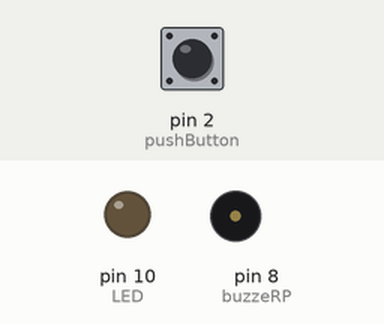
This sketch was run on a simulated Arduino Uno, built with avr-gcc and run on an emulated ATmega328P. Parts: output pins drawn as LEDs (lit = HIGH), buzzer (waves = sounding, pin HIGH). Inputs (shaded band) come from the test bench; at power-on: pin 2 (pushButton) HIGH.

Above: at 1.2 s.
1.3 s: pin 2 (pushButton) pulled LOW for 0.15 s
At 1.37 s:
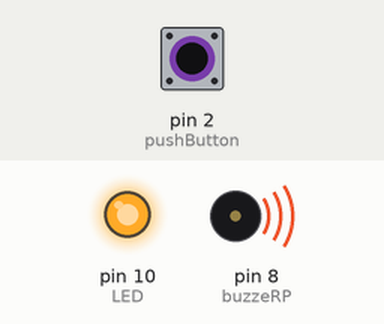
2.9 s: pin 2 (pushButton) pulled LOW for 3.2 s
At 6.8 s:
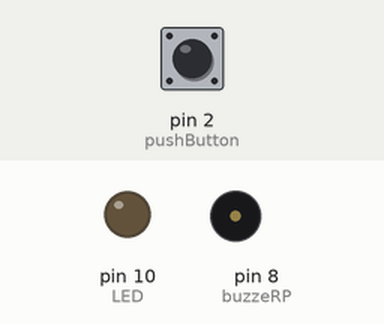
Timing chart, 0 to 8.3 s (numbered marks = the images above; inputs shaded):
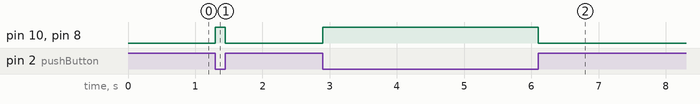

The sketch:

morse-trainer.ino
```cpp
const int pushButton = 2;
const int buzzeRP = 8;
const int LED = 10;

void setup() {
  pinMode(pushButton, INPUT_PULLUP);
  pinMode(buzzeRP, OUTPUT);
  pinMode(LED, OUTPUT);
}

void loop() {
  int buttonState = digitalRead(pushButton);

  if (buttonState == LOW) {
    digitalWrite(buzzeRP, HIGH);
    digitalWrite(LED, HIGH);
  } else {
    digitalWrite(buzzeRP, LOW);
    digitalWrite(LED, LOW);
  }
}
```

Measured:
- after the input at 1.3 s, pin 10 (LED), pin 8 (buzzeRP): LOW → HIGH at once, → LOW 0.15 s later
- after the input at 2.9 s, pin 10 (LED), pin 8 (buzzeRP): LOW → HIGH at once, → LOW 3.2 s later
